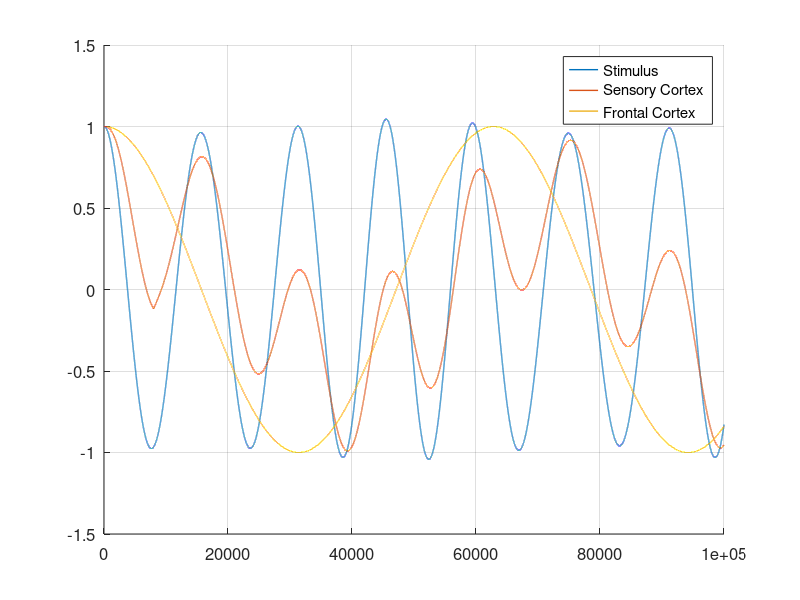

MATLAB code to generate this figure:
clf;
% Define the time span and step size
t0 = 0;
tf = 50;
dt = 0.0001; % Adjust the step size as needed for accuracy vs. computation time
t = t0:dt:tf;

% Initial conditions: [x0, y0, z0, w0, v0]
s = zeros(length(t), 5); % Stimulus
c = zeros(length(t), 2); % Sensory Cortex
f = zeros(length(t), 2); % Frontal Cortex
s(1,:) = [1, 0, 0, 2, 0]; % s0
c(1,:) = [1, 0]; % c0
f(1,:) = [1, 0]; % f0

% Coupling Strengths
ks = 5;     % Spring - Rössler
k_sc = 5;   % Stimulus - Sensory Cortex
k_cf = 5;   % Sensory Cortex - Frontal Cortex

% Time delay
tau = round(0.8/dt);

% Loop to solve iteratively
for i = 1:(length(t) - 1)
    % Update s
    s(i+1,1) = s(i,1) + dt * (-((2*pi*(s(i,3)/100 + 0.3))^2)*s(i,2));
    s(i+1,2) = s(i,2) + dt * (ks*s(i,1));
    s(i+1,3) = s(i,3) + dt * (-s(i,4) - s(i,5));
    s(i+1,4) = s(i,4) + dt * (s(i,3) + 0.1*s(i,4));
    s(i+1,5) = s(i,5) + dt * (0.1 + s(i,5)*(s(i,3) - 14));

    % Update c
    c(i+1,1) = c(i,1) + dt * (-c(i,2) + k_sc*(s(i,1) - c(i,1)));
    c(i+1,2) = c(i,2) + dt * (c(i,1) + k_sc*(s(i,2) - c(i,2)));

    % Update f with delays for c to f and self-delay for f
    if i> tau
    % Up1ate c
        c(i+1,1) = c(i,1) + dt * (-c(i,2) + k_sc*(s(i,1) - c(i,1)) +k_cf*(f(i-tau,1) - c(i,1) ) );
        c(i+1,2) = c(i,2) + dt * (c(i,1) + k_sc*(s(i,2) - c(i,2)) +k_cf*(f(i-tau,2) - c(i,2) ) );
    else
        c(i+1,1) = c(i,1) + dt * (-c(i,2) + k_sc*(s(i,1) - c(i,1)) +k_cf*(f(i,1) - c(i,1) ) );
        c(i+1,2) = c(i,2) + dt * (c(i,1) + k_sc*(s(i,2) - c(i,2)) +k_cf*(f(i,2) - c(i,2) ) );

    end
       % Before delay, update normally
        f(i+1,1) = f(i,1) + dt * -f(i,2);
        f(i+1,2) = f(i,2) + dt * f(i,1);
end

hold on;

plot(s(1:100000,1), 'LineWidth', 1);
plot(c(1:100000,1), 'LineWidth', 1);
plot(f(1:100000,1), 'LineWidth', 1);
hold off;
legend('Stimulus', 'Sensory Cortex', 'Frontal Cortex');
set(gca, 'FontSize', 12); grid on;
